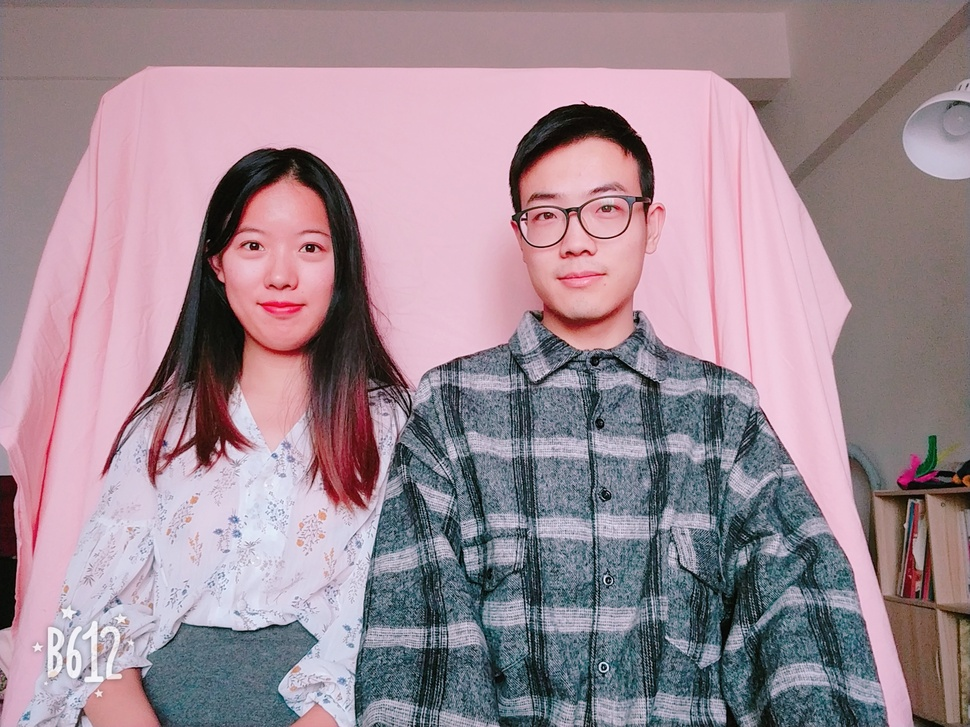
#> input picture six/resource/picture_orign.jpg, 970 x 727 px, shrunk from 1920 x 1440 before the run, found by its file name
$ python FLANN.py
#> lines starting #> are read from the running program, lines starting #| are printed output that depends on the picture
#FLANN匹配，最邻近搜索的快速库，FLANN具有一种内部机制，该机制可以根据数据集本身选择最合适的算法来处理数据。
import cv2
from matplotlib import pyplot as plt
img_orign = cv2.imread('E:\\Git\\opencv\\six\\resource\\picture_orign.jpg', cv2.IMREAD_GRAYSCALE)
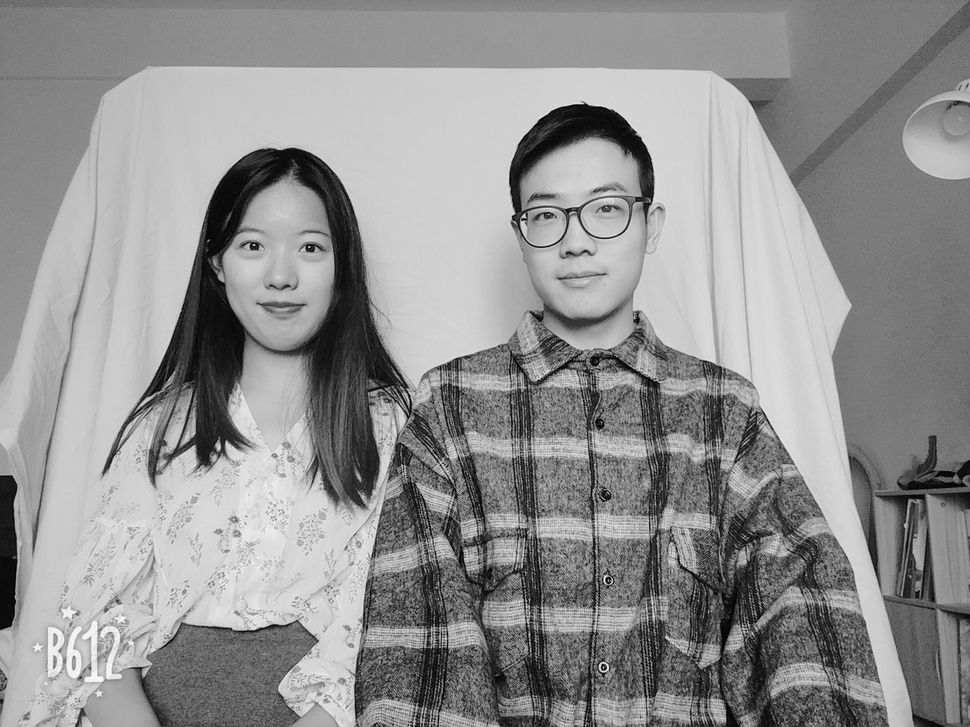
#> img_orign: shape (727, 970); min 0, max 254, mean 145.3
img_find = cv2.imread('E:\\Git\\opencv\\six\\resource\\picture_find.JPG', cv2.IMREAD_GRAYSCALE)
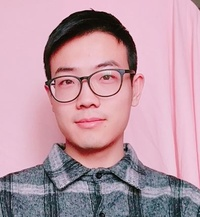
#> input picture six/resource/picture_find.JPG, 200 x 217 px, shrunk from 395 x 430 before the run, found by its file name
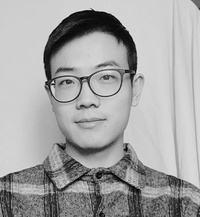
#> img_find: shape (217, 200); min 0, max 231, mean 164.6
sift = cv2.xfeatures2d.SIFT_create()
kp_orign, des_orign = sift.detectAndCompute(img_orign, None)
#> kp_orign = 3599 keypoints; strongest (x, y, size): (524, 216, 2.5), (600, 665, 1.8), (218, 446, 4.2), (409, 396, 1.9)
kp_find, des_find = sift.detectAndCompute(img_find, None)
#> kp_find = 217 keypoints; strongest (x, y, size): (52, 87, 2.1), (82, 78, 2.2), (133, 66, 7.1), (82, 106, 2.7)
FLANN_INDEX_KDTREE = 0
indexParams = dict(algorithm = FLANN_INDEX_KDTREE, trees = 5)
searchParams = dict(checks = 50)
#FLANN匹配器有两个参数：indexParams与searchParams。这两个参数以字典的形式传递
#indexParams：配置索引及其参数，索引可选项包括LinearIndex, KTreeIndex, KMeansIndex, CompositeIndex和AutotuneIndex
#这里选择KtreeIndex，KtreeIndex配置索引只需要指定待处理核密度树的数量， 最理想的数量在1 - 16之间，并且kd-trees可被并行处理
#searchParams字典只包含一个字段checks，用来指定索引树要被遍历的次数，该值越高，计算匹配花费的时间越长。
flann = cv2.FlannBasedMatcher(indexParams, searchParams)
matches = flann.knnMatch(des_find, des_orign, k=2)
#> matches = 217 matches
#过滤满足匹配到最近像素点与次近像素点间的比例小于一定阈值的像素点，及保留特征较为突出的关键点
matchesMask = [[0, 0] for i in range(len(matches))]
#> matchesMask = 217 pairs, first value 0 to 0, second value 0 to 0
for i,(m, n) in enumerate(matches):
    if m.distance < 0.7 * n.distance:
        matchesMask[i] = [1, 0]
#> after the loop, matchesMask = 217 pairs, first value 0 to 1, second value 0 to 0
# drawParams = dict(matchColor = (0, 255, 0), singlePointColor = (255, 0, 0, ), matchesMask = matchesMask, flags = 0)
# img_result = cv2.drawMatchesKnn(img_find, kp_find, img_orign, kp_orign, matches, None, **drawParams)
img_result = cv2.drawMatchesKnn(img_find, kp_find, img_orign, kp_orign, matches, img_orign, flags=2, matchesMask = matchesMask)
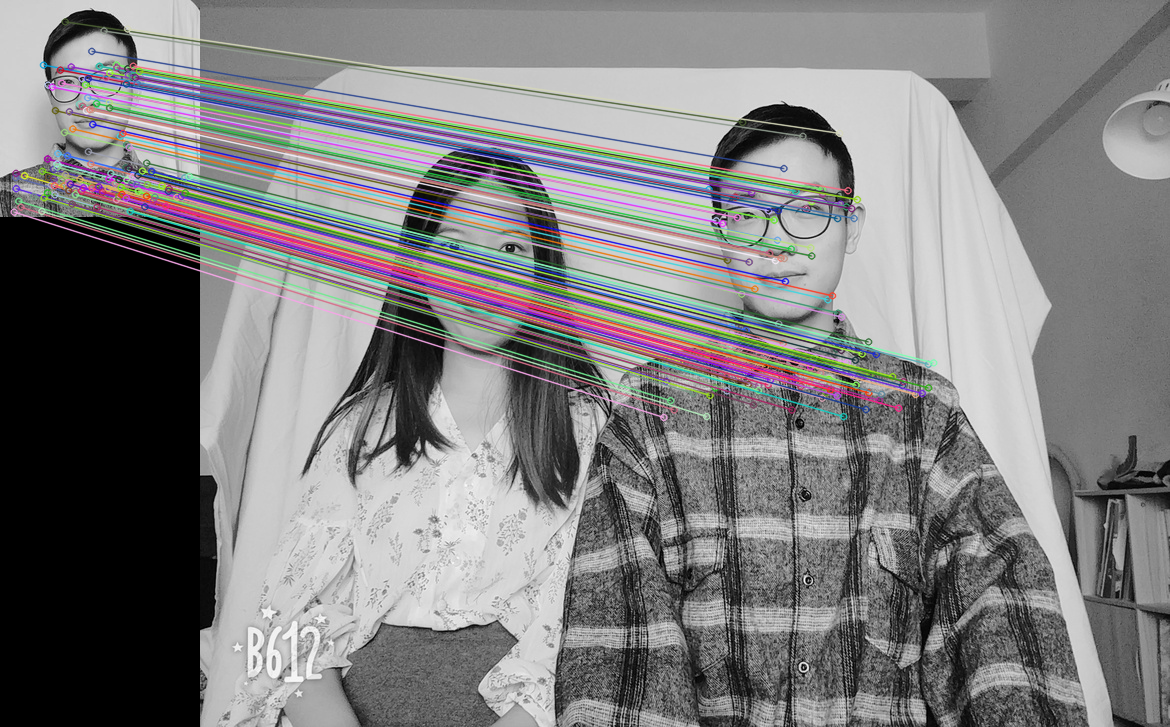
#> img_result: shape (727, 1170, 3); mean of channels 0, 1, 2 127.1, 126.5, 127.2; drawn as B, G, R
plt.imshow(img_result),plt.show()
